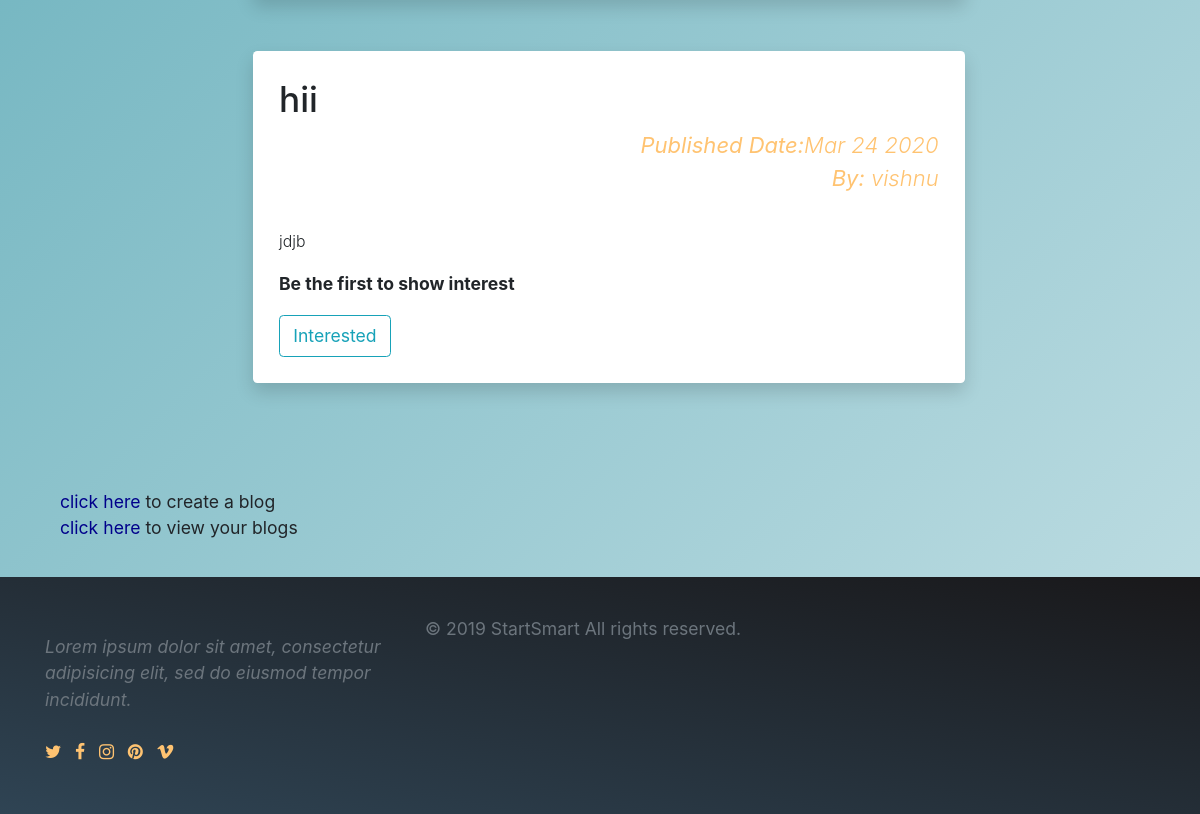
The app's page /blogs/ (signed in, lower part), older data.
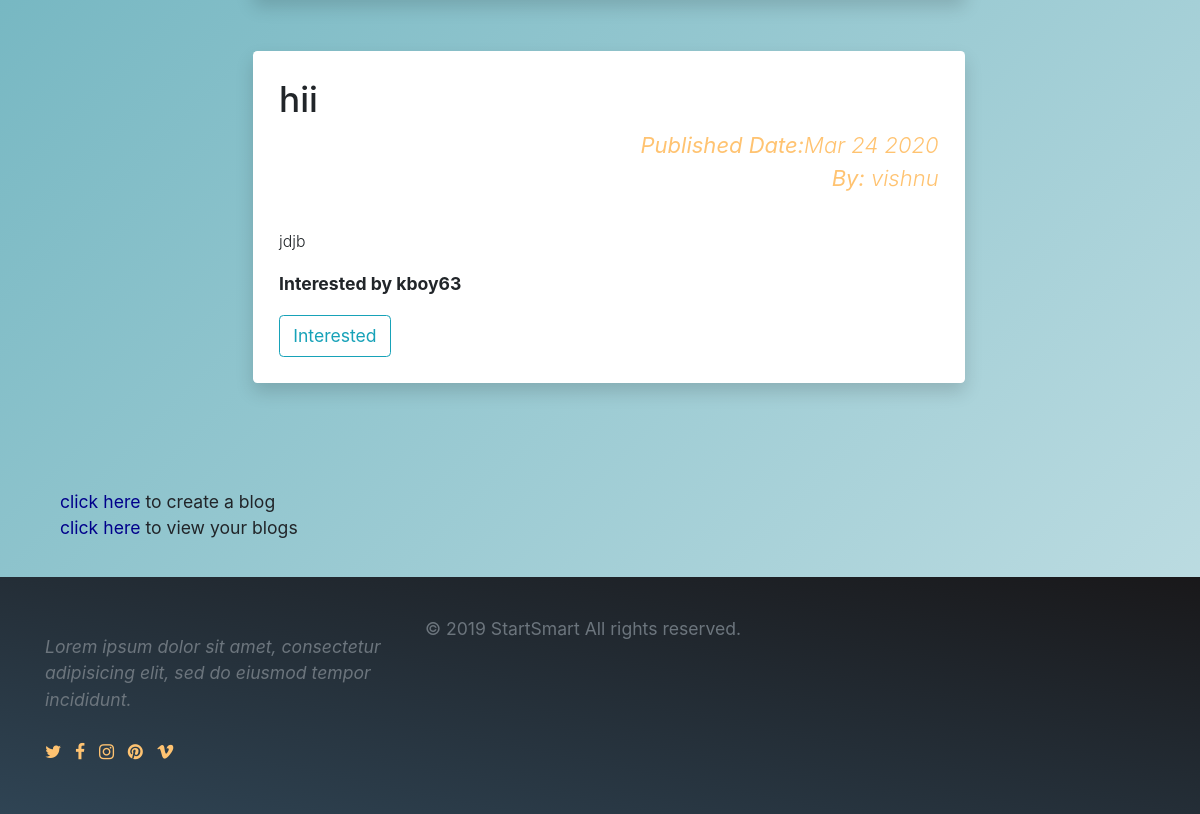
The same page, newer data.
### blogs/models.py (models this page shows)
class blog(models.Model):
	title = models.CharField(max_length = 200)
	body = models.TextField()
	writer = models.ForeignKey(User, on_delete = models.CASCADE)
	inter = models.CharField(max_length = 200, default = ' ')
	pub_date = models.DateTimeField(default=datetime.now(), blank=True)
	def pub_date_pretty(self):
		return self.pub_date.strftime('%b %e %Y')

### blogs/views.py (the view)
# urls.py: path('', views.allblogs, name = 'allblogs'),
def allblogs(request):
	if not request.user.is_authenticated:
		return render(request, 'login.html')
	all_blogs = blog.objects
	all_blogs_temp = blog.objects.all()
	l = []
	for x in all_blogs_temp:
		if len(x.inter)>20:
			x.inter = x.inter[3:]
			temp = x.inter.split(' ')
			count = 0
			for x in temp:
				if len(x) > 2:
					count = count+1
			l.append(temp[0] + ' and ' + str(count-1) + ' more')
		else:
			l.append(x.inter)
	all_blogs_temp = list(zip(all_blogs_temp, l))
	page = request.GET.get('page', 1)
	paginator = Paginator(all_blogs_temp, 10)
	try:
		users = paginator.page(page)
	except PageNotAnInteger:
		users = paginator.page(1)
	except EmptyPage:
		users = paginator.page(paginator.num_pages)
	return render(request, 'allblogs.html', {'all_blogs':users})

### templates/allblogs.html (shortened to what this page needs)
<!doctype html>
  {% load static %}
  <html lang="en">
    <head>
      <link rel="stylesheet" href="https://cdnjs.cloudflare.com/ajax/libs/font-awesome/4.7.0/css/font-awesome.min.css">
      <link rel="stylesheet" href="https://stackpath.bootstrapcdn.com/bootstrap/4.4.1/css/bootstrap.min.css">
      <link rel="stylesheet" type="text/css" href="{% static 'style.css' %}">
      <link rel="stylesheet" href="https://unpkg.com/aos@next/dist/aos.css" >
    </head>
    <body>
    <br>
    <br>
    <br>
   <div class="container py-2">
	{% for abc in all_blogs  %}
	<div class="row">
			<div class="col-lg-8 mx-auto ">
					<div class="timeline-item bg-white rounded ml-3 p-4 shadow ">
                        <h2 class="display-5">{{ abc.0.title }}</h2>
                        <p  class="lead mb-0" style="text-align: right;"><b><i>Published Date:</b>{{ abc.0.pub_date_pretty }}<b><br>By: </b>{{ abc.0.writer }}</i></p>
                        <br>
						<p class="text-small mt-2 font-weight-light">{{ abc.0.body }}</p>
						{% if  abc.0.inter == ' ' %}
						<p><b>Be the first to show interest</b></p>
						{% else %}
						<p><b>Interested by {{abc.1}} </b></p>
						{% endif %}
						<a href="{% url 'interest'  abc.0.id  %}"><button type="button" class="btn  btn-outline-info" data-toggle="modal">
							Interested
						</button></a>
									</div>
			</div>
		</div>
		<br>
										<br>
		{% endfor %}
		<br>
<br>
<div class="container">
<a href="{% url 'create' %}" style="color:darkblue" >click here</a>
to create a blog
<br>
<a href="{% url 'myblogs' %}" style="color:darkblue">click here</a>
to view your blogs
</div>
<br>
        </div>
     <footer  style="
     background: linear-gradient(to bottom left ,#19181A ,#2F4454 );
   ">
       <div class="container py-1">
         <div class="row py-4">
           <div class="col-lg-4 col-md-6 mb-4 mb-lg-0"><img src="img/logo.png" alt="" width="180" class="mb-3">
             <p class="font-italic text-muted">Lorem ipsum dolor sit amet, consectetur adipisicing elit, sed do eiusmod tempor incididunt.</p>
             <ul class="list-inline mt-4">
               <li class="list-inline-item"><a href="#" target="_blank" title="twitter"><i class="fa fa-twitter"></i></a></li>
               <li class="list-inline-item"><a href="#" target="_blank" title="facebook"><i class="fa fa-facebook"></i></a></li>
               <li class="list-inline-item"><a href="#" target="_blank" title="instagram"><i class="fa fa-instagram"></i></a></li>
               <li class="list-inline-item"><a href="#" target="_blank" title="pinterest"><i class="fa fa-pinterest"></i></a></li>
               <li class="list-inline-item"><a href="#" target="_blank" title="vimeo"><i class="fa fa-vimeo"></i></a></li>
             </ul>
           </div>
       <div >
         <div class="container text-center">
           <p class="text-muted mb-0 py-2">© 2019 StartSmart All rights reserved.</p>
         </div>
       </div>
     </footer>
      </body>
    </html>

### static/style.css (style rules this page uses)
* { padding:0; margin:0; }

### templates/allblogs.html (style rules this page uses)
body { background-color: #4ca1af; background-image: linear-gradient(135deg, #4ca1af 0%, #c4e0e5 100%); min-height: 100vh; }
body { min-height: 100vh; }
.text-small { font-size: 0.9rem !important; }
i { color: #ffc371; }
html { font-size: 0.5rem; }
@media (min-width: 576px) { html { font-size: 0.75rem; } }
@media (min-width: 768px) { html { font-size: 1rem; } }
@media (min-width: 992px) { html { font-size: 1.10rem; } }
@media (min-width: 1200px) { html { font-size: 1.10rem; } }

Row changes from the older to the newer data that the page shows:
changed blog "hii": inter (not shown) → "kboy63"; inter "Be the first to show interest" → "Interested by"
